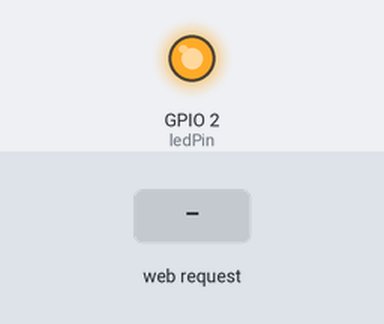
Bench run of a sketch on a simulated ESP8266 (Wemos D1 mini). Shown: output pins drawn as LEDs (lit = HIGH). The test bench sets the inputs (shaded band). WiFi joins after 1.5 s; servers stay silent unless stated; what the sketch prints to the serial monitor is not drawn.

Above: at 2.7 s.
2.8 s: HTTP request GET /ON received
At 4.0 s:
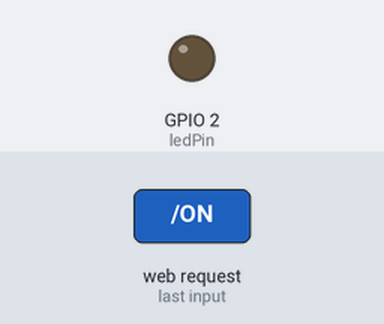
4.3 s: HTTP request GET /OFF received
At 5.3 s:
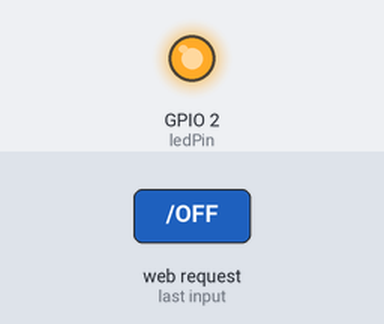
Timing chart, 0 to 7.3 s (numbered marks = the images above; inputs shaded):
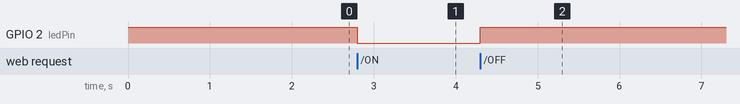

The sketch:

test.ino
```cpp
#include <ESP8266WiFi.h>
#include "config.h"

WiFiServer server(80);

const int ledPin = LED_BUILTIN;  // D4 / GPIO2 (activo LOW)
bool ledState = HIGH;  // Apagado al inicio

void setup() {
  pinMode(ledPin, OUTPUT);
  digitalWrite(ledPin, ledState);

  Serial.begin(115200);
  delay(10);

  Serial.println();
  Serial.printf("Conectando a %s\n", ssid);
  WiFi.begin(ssid, password);

  while (WiFi.status() != WL_CONNECTED) {
    delay(500);
    Serial.print(".");
  }

  Serial.println("\nWiFi conectado");
  Serial.print("IP local: ");
  Serial.println(WiFi.localIP());

  server.begin();
}

void loop() {
  WiFiClient client = server.available();
  if (!client) return;

  while (!client.available()) {
    delay(1);
  }

  String req = client.readStringUntil('\r');
  client.flush();

  if (req.indexOf("/ON") != -1) {
    ledState = LOW;
  } else if (req.indexOf("/OFF") != -1) {
    ledState = HIGH;
  }

  digitalWrite(ledPin, ledState);

  String html = "<!DOCTYPE html><html><head><meta charset='utf-8'>";
  html += "<meta http-equiv='refresh' content='5'>";
  html += "<title>LED Status</title></head><body>";
  html += "<h1>Estado del LED: ";
  html += (ledState == LOW) ? "ENCENDIDO" : "APAGADO";
  html += "</h1>";
  html += "<p><a href='/ON'>Encender</a></p>";
  html += "<p><a href='/OFF'>Apagar</a></p>";
  html += "</body></html>";

  client.println("HTTP/1.1 200 OK");
  client.println("Content-Type: text/html");
  client.println("Connection: close");
  client.println();
  client.println(html);
}
```

config.h
```cpp
#ifndef CONFIG_H
#define CONFIG_H

// 🟢 Configuración WiFi
const char* ssid = "Latascordoba";
const char* password = "Pierina123";

#endif
```

Measured:
- after the input at 2.8 s, GPIO 2 (ledPin): HIGH → LOW at once
- after the input at 4.3 s, GPIO 2 (ledPin): LOW → HIGH at once
